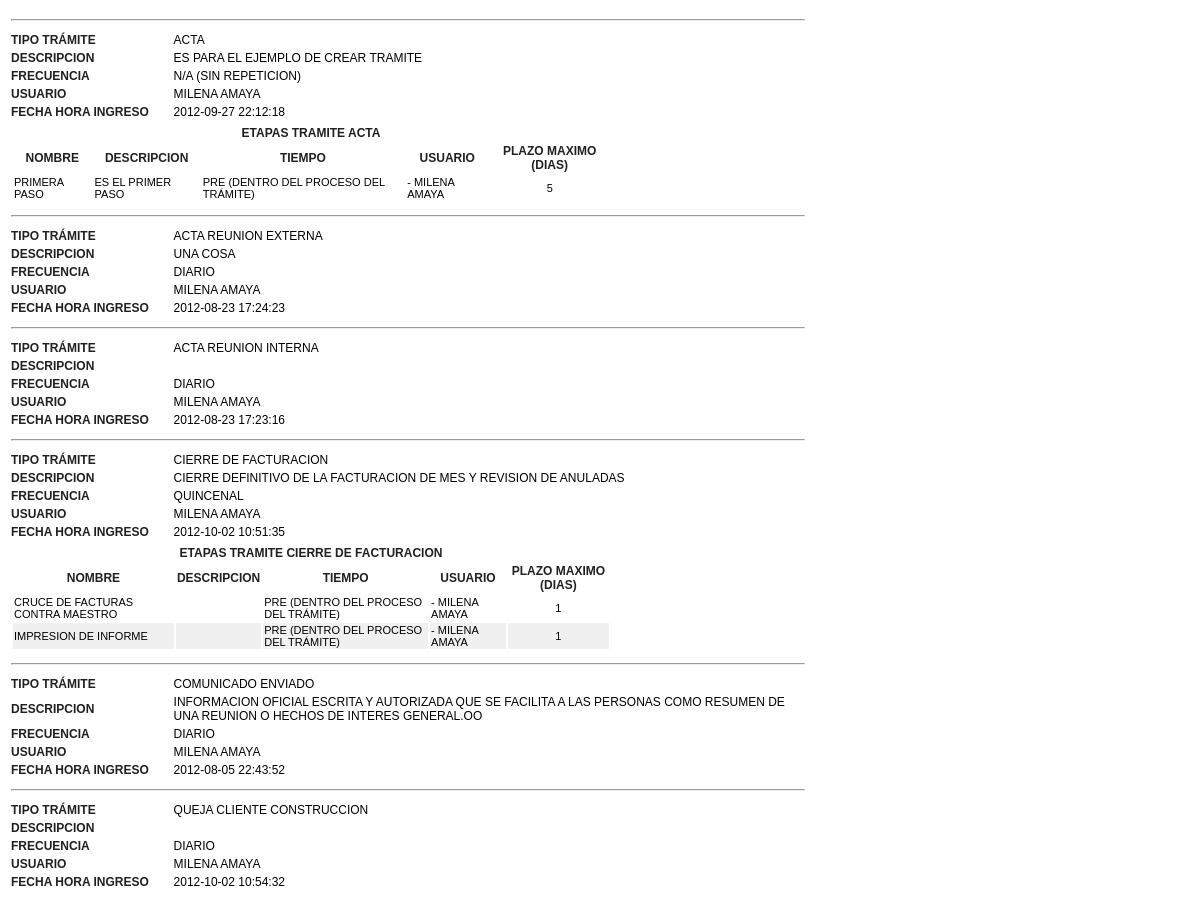
Page /imprimirtipo.php on the committed database.
### tables this page shows
CREATE TABLE `tramite_tipo` (
  `txt_id` int(11) NOT NULL auto_increment,
  `txt_txf_id` int(11) NOT NULL default '1' COMMENT 'Frecuencia',
  `txt_nombre` varchar(200) NOT NULL,
  `txt_dias` int(2) NOT NULL,
  `txt_repite` enum('S','N') NOT NULL default 'N',
  `txt_veces` int(3) NOT NULL COMMENT 'Veces Repite',
  `txt_quin1` int(2) NOT NULL,
  `txt_quin2` int(2) NOT NULL,
  `txt_ultmes` enum('S','N') NOT NULL default 'N',
  `txt_fechaini` date NOT NULL default '2012-01-01',
  `txt_fechafin` date NOT NULL default '2012-01-01',
  `txt_descripcion` text NOT NULL,
  `txt_tmaximo` int(11) NOT NULL,
  `txt_uxt_id` int(11) NOT NULL default '1' COMMENT 'Solo Dias',
  `txt_estado` int(1) NOT NULL default '1',
  `txt_fechahora` timestamp NOT NULL default CURRENT_TIMESTAMP,
  `txt_usu_id` bigint(20) NOT NULL,
  `txt_equipo` varchar(100) NOT NULL,
  `txt_ip` varchar(60) NOT NULL,
  PRIMARY KEY  (`txt_id`),
  KEY `txt_txf_id` (`txt_txf_id`)
);

CREATE TABLE `tramite_frecuencia` (
  `txf_id` int(11) NOT NULL auto_increment,
  `txf_nombre` varchar(60) NOT NULL,
  `txf_dias` int(5) NOT NULL,
  `txf_fechahora` timestamp NOT NULL default CURRENT_TIMESTAMP,
  `txf_usu_id` int(11) NOT NULL,
  `txf_equipo` varchar(100) NOT NULL,
  `txf_estado` int(1) NOT NULL default '1',
  PRIMARY KEY  (`txf_id`)
);

CREATE TABLE `usuario` (
  `usu_id` int(11) NOT NULL auto_increment,
  `usu_act_id` int(11) NOT NULL default '1' COMMENT 'Indica si el usuario está activo en el Sistema',
  `usu_usu_id` int(11) NOT NULL default '1' COMMENT 'Usuario que ingresa',
  `usu_fechahora` timestamp NOT NULL default CURRENT_TIMESTAMP,
  `usu_exc_id` int(20) NOT NULL COMMENT 'id Empresa Cliente',
  `usu_car_id` int(11) NOT NULL,
  `usu_per_id` int(11) NOT NULL,
  `usu_nombre` varchar(200) NOT NULL,
  `usu_apel` varchar(60) NOT NULL,
  `usu_corto` varchar(50) NOT NULL,
  `usu_cedula` int(11) NOT NULL,
  `usu_user` varchar(50) NOT NULL,
  `usu_password` varchar(255) NOT NULL,
  `usu_emailper` varchar(200) NOT NULL,
  `usu_emailcor` varchar(200) NOT NULL,
  `usu_dir` varchar(200) NOT NULL,
  `usu_fijo` varchar(200) NOT NULL,
  `usu_celular` int(11) NOT NULL,
  `usu_obs` text NOT NULL,
  `usu_estado` int(1) NOT NULL default '1',
  `usu_equipo` varchar(100) NOT NULL,
  PRIMARY KEY  (`usu_id`),
  UNIQUE KEY `usu_cedula` (`usu_cedula`),
  KEY `perfil` (`usu_per_id`),
  KEY `fk_cargo` (`usu_car_id`),
  KEY `usu_exc_id` (`usu_exc_id`),
  KEY `usu_usu_id` (`usu_usu_id`),
  KEY `usu_act_id` (`usu_act_id`)
);

### tramites/lib/database.php (called while the page is built, shortened)
<?php
class Database
{
    var $Host = "localhost";
    var $User     = "root";
    var $Password = "12345";
    var $Link_ID  = 0;
    var $Query_ID = 0;
    function connect($Database = "", $Host = "", $User = "", $Password = "")
    {
        if ("" == $Host)
            $Host     = $this->Host;
        if ("" == $User)
            $User     = $this->User;
        if ("" == $Password)
            $Password = $this->Password;
        if ( 0 == $this->Link_ID )
        {
            $this->Link_ID=mysql_connect($Host, $User, $Password);
        }
        return $this->Link_ID;
    }
    function free()
    {
        $this->Query_ID = 0;
    }
    function query($Query_String)
    {
        if ($Query_String == "")
            return 0;
        $this->Query_ID = mysql_query($Query_String,$this->Link_ID);
        return $this->Query_ID;
    }
    function next_row()
    {
        $this->R = mysql_fetch_array($this->Query_ID);
                if(is_array($this->R))
                        for($f=0;$f<mysql_num_fields($this->Query_ID);$f++)
                                eval("\$this->".mysql_field_name($this->Query_ID,$f)."=stripslashes(\"".addslashes($this->R[$f])."\");");
                else
                        for($f=0;$f<mysql_num_fields($this->Query_ID);$f++)
                                eval("unset(\$this->".mysql_field_name($this->Query_ID,$f).");");
        return is_array($this->R);
    }
    function num_rows()
    {
        return mysql_num_rows($this->Query_ID);
    }
}
?>

### imprimirtipo.php (the view, shortened to what this page needs)
<table width="800" border="0">
  <?
$db = new Database();
$sql = "SELECT a.txt_id,a.txt_nombre,a.txt_descripcion,a.txt_fechahora,b.txf_nombre,c.usu_corto
          FROM tramite_tipo a JOIN tramite_frecuencia b ON a.txt_txf_id = b.txf_id
		  JOIN usuario c ON a.txt_usu_id=c.usu_id
		  WHERE txt_estado=1 ORDER BY txt_nombre;";
$db->query($sql);
while($db->next_row())
{ ?>
<tr><td colspan="2"><hr></td></tr>
   <tr>
    <td width="125" class="tit">Tipo trámite</td>
    <td width="499" class="texto"><?=$db->txt_nombre?></td>
  </tr>
  <tr>
    <td class="tit">Descripcion</td>
    <td class="texto"><?=$db->txt_descripcion?></td>
  </tr>
  <tr>
    <td width="125" class="tit">Frecuencia</td>
    <td width="499" class="texto"><?=$db->txf_nombre?></td>
  </tr>
  <tr>
    <td width="125" class="tit">Usuario</td>
    <td width="499" class="texto"><?=$db->usu_corto?></td>
  </tr>
   <tr>
    <td width="125" class="tit">Fecha hora Ingreso</td>
    <td width="499" class="texto"><?=$db->txt_fechahora?></td>
  </tr>
<?
  $dbb = new Database();
  $sqll = "SELECT b.txp_nombre,
                  a.pxt_nombre,
				  a.pxt_descripcion,
				  a.pxt_tmpolimite,
				  a.pxt_usu_id,
				  a.pxt_fechahora,
				  c.usu_corto
			 FROM tramite_pasos a JOIN tramite_prefijo b ON a.pxt_txp_id=b.txp_id
			 JOIN usuario c ON a.pxt_usu_id =c.usu_id
			 WHERE pxt_estado=1 AND pxt_txt_id=".$db->txt_id.";";
 $dbb->query($sqll);
 $num = $dbb->num_rows();
 if($num>0)
 { ?>
 <tr>
    <td colspan="2"><table width="600" border="0">
      <tr>
        <td colspan="5" class="titulo">ETAPAS TRAMITE <?=$db->txt_nombre?></td>
        </tr>
      <tr>
        <td class="titulo">Nombre</td>
        <td class="titulo">Descripcion</td>
        <td class="titulo">Tiempo</td>
        <td class="titulo">Usuario</td>
        <td class="titulo">Plazo Maximo (Dias)</td>
      </tr>
	  <? $color = "#f0f0f0";
	     $color1 = "#ffffff";
		 $color2 = "#f0f0f0";
		 while($dbb->next_row()){
		     if($color==$color2)
			    $color = $color1;
			 else
			    $color = $color2;
		 ?>
      <tr bgcolor="<?=$color?>">
        <td class="textopeq"><?=$dbb->pxt_nombre?></td>
        <td class="textopeq"><?=$dbb->pxt_descripcion?></td>
        <td class="textopeq"><?=$dbb->txp_nombre?></td>
        <td class="textopeq"><?=$dbb->car_nombre?> - <?=$dbb->usu_corto?></td>
        <td class="textopeq" align="center"><?=$dbb->pxt_tmpolimite?></td>
      </tr>
	  <? } ?>
    </table></td>
  </tr>
<? }
}
?>
</table>

### imprimirtipo.php (style rules this page uses)
.tit { font-family: Arial, Helvetica, sans-serif; font-size: 12px; font-weight: bolder; text-transform: uppercase; color: #202020; }
.texto { font-family: Arial, Helvetica, sans-serif; font-size: 12px; text-transform: uppercase; color: #000000; }
.textopeq { font-family: Arial, Helvetica, sans-serif; font-size: 11px; text-transform: uppercase; color: #000000; }

### rows in the picture
tramite_tipo: txt_nombre "ACTA", txt_descripcion "ES PARA EL EJEMPLO DE CREAR TRAMITE", txt_txf.txf_nombre "N/A (SIN REPETICION)", usuario.usu_corto "MILENA AMAYA", txt_fechahora "2012-09-27 22:12:18", pxt_nombre "PRIMERA PASO", pxt_descripcion "ES EL PRIMER PASO", txp_nombre "PRE (DENTRO DEL PROCESO DEL TRÁMITE)", usu_corto "MILENA AMAYA", pxt_tmpolimite "5"
tramite_tipo: txt_nombre "ACTA REUNION EXTERNA", txt_descripcion "UNA COSA", txt_txf.txf_nombre "DIARIO", usuario.usu_corto "MILENA AMAYA", txt_fechahora "2012-08-23 17:24:23"
tramite_tipo: txt_nombre "ACTA REUNION INTERNA", txt_txf.txf_nombre "DIARIO", usuario.usu_corto "MILENA AMAYA", txt_fechahora "2012-08-23 17:23:16"
tramite_tipo: txt_nombre "CIERRE DE FACTURACION", txt_descripcion "CIERRE DEFINITIVO DE LA FACTURACION DE MES Y REVISION DE ANULADAS", txt_txf.txf_nombre "QUINCENAL", usuario.usu_corto "MILENA AMAYA", txt_fechahora "2012-10-02 10:51:35", pxt_nombre "CRUCE DE FACTURAS CONTRA MAESTRO", txp_nombre "PRE (DENTRO DEL PROCESO DEL TRÁMITE)", usu_corto "MILENA AMAYA", pxt_tmpolimite "1", pxt_nombre "IMPRESION DE INFORME"
tramite_tipo: txt_nombre "COMUNICADO ENVIADO", txt_descripcion "INFORMACION OFICIAL ESCRITA Y AUTORIZADA QUE SE FACILITA A LAS PERSONAS COMO RESUMEN DE UNA REUNION O HECHOS DE INTERES GENERAL.OO", txt_txf.txf_nombre "DIARIO", usuario.usu_corto "MILENA AMAYA", txt_fechahora "2012-08-05 22:43:52"
tramite_tipo: txt_nombre "QUEJA CLIENTE CONSTRUCCION", txt_txf.txf_nombre "DIARIO", usuario.usu_corto "MILENA AMAYA", txt_fechahora "2012-10-02 10:54:32"
